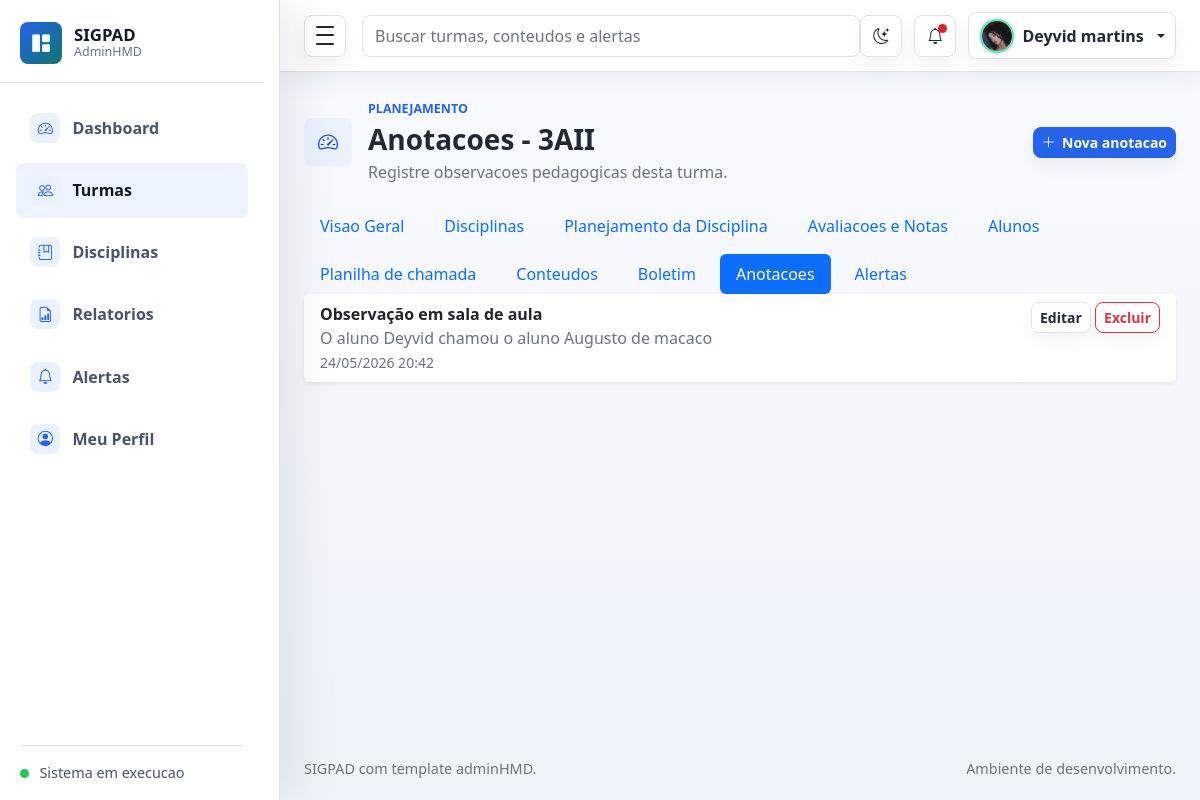
The app's page /turmas/3/anotacoes/ (signed in) with its own data.
### planejamento/models.py (models this page shows, shortened)
class PerfilUsuario(models.Model):
    usuario = models.OneToOneField(User, verbose_name='usuario', on_delete=models.CASCADE)
    foto = models.ImageField('foto', upload_to='usuarios/fotos/', blank=True, null=True)
    created_at = models.DateTimeField('criado em', auto_now_add=True)
    class Meta:
        verbose_name = 'Perfil de usuario'
        verbose_name_plural = 'Perfis de usuarios'
        ordering = ['usuario__username']

class Turma(models.Model):
    TURNO_CHOICES = [
        ('MATUTINO', 'Matutino'),
        ('VESPERTINO', 'Vespertino'),
        ('NOTURNO', 'Noturno'),
        ('INTEGRAL', 'Integral'),
    ]
    professor = models.ForeignKey(User, verbose_name='professor', on_delete=models.CASCADE)
    nome = models.CharField('nome', max_length=100)
    ano_letivo = models.PositiveIntegerField('ano letivo')
    turno = models.CharField('turno', max_length=20, choices=TURNO_CHOICES)
    descricao = models.TextField('descricao', blank=True, null=True)
    created_at = models.DateTimeField('criado em', auto_now_add=True)
    class Meta:
        verbose_name = 'Turma'
        verbose_name_plural = 'Turmas'
        ordering = ['-ano_letivo', 'nome']

class AnotacaoTurma(models.Model):
    turma = models.ForeignKey(Turma, verbose_name='turma', on_delete=models.CASCADE, related_name='anotacoes')
    professor = models.ForeignKey(User, verbose_name='professor', on_delete=models.CASCADE)
    titulo = models.CharField('titulo', max_length=160)
    descricao = models.TextField('descricao')
    created_at = models.DateTimeField('criado em', auto_now_add=True)
    class Meta:
        verbose_name = 'Anotacao da turma'
        verbose_name_plural = 'Anotacoes da turma'
        ordering = ['-created_at', 'titulo']

### planejamento/views.py (the view)
# urls.py: path('turmas/<int:turma_id>/anotacoes/', views.turma_anotacao_lista, name='turma_anotacao_lista'),
@login_required
def turma_anotacao_lista(request, turma_id):
    turma = get_object_or_404(Turma.objects.filter(professor=request.user), id=turma_id)
    anotacoes = AnotacaoTurma.objects.filter(professor=request.user, turma=turma)
    return render(request, 'anotacoes/lista.html', {'anotacoes': anotacoes, 'turma': turma})

### planejamento/context_processors.py (called while the page is built)
def perfil_usuario_logado(request):
    if not request.user.is_authenticated:
        return {'perfil_usuario_logado': None}
    perfil, _ = PerfilUsuario.objects.get_or_create(usuario=request.user)
    alertas = Alerta.objects.filter(usuario=request.user, lido=False)
    return {
        'perfil_usuario_logado': perfil,
        'alertas_nao_lidos_navbar': alertas.count(),
        'alertas_navbar': alertas_gerais_usuario(request.user),
    }

### planejamento/models.py (called while the page is built)
    def get_badge_class(self):
        classes = {
            'INICIO': 'text-bg-primary',
            'ATRASO': 'text-bg-danger',
            'SISTEMA': 'text-bg-warning',
        }
        if self.lido:
            return 'text-bg-secondary'
        return classes.get(self.tipo, 'text-bg-secondary')

    def get_icon_class(self):
        icons = {
            'INICIO': 'bi bi-play-circle',
            'ATRASO': 'bi bi-exclamation-triangle',
            'SISTEMA': 'bi bi-info-circle',
        }
        return icons.get(self.tipo, 'bi bi-bell')

### planejamento/utils.py (called while the page is built)
def _titulo_alerta_geral(turma_nome, tipo):
    titulos = {
        'ATRASO': f'Turma {turma_nome} possui atividade atrasada.',
        'INICIO': f'Turma {turma_nome} possui atividade iniciando em breve.',
        'SISTEMA': f'Turma {turma_nome} possui alerta pendente.',
    }
    return titulos.get(tipo, f'Turma {turma_nome} possui alerta.')

### templates/anotacoes/lista.html (shortened to what this page needs)
{% extends 'base.html' %}
{% block page_title %}Anotacoes - {{ turma.nome }}{% endblock %}
{% block page_subtitle %}Registre observacoes pedagogicas desta turma.{% endblock %}
{% block heading_actions %}
<a href="{% url 'turma_anotacao_criar' turma.id %}" class="btn btn-primary btn-sm"><i class="bi bi-plus-lg" aria-hidden="true"></i> Nova anotacao</a>
{% endblock %}
{% block turma_subnav %}
{% include 'turmas/_submenu.html' %}
{% endblock %}
{% block content %}
<div class="card border-0 shadow-sm">
    <div class="list-group list-group-flush">
        {% for anotacao in anotacoes %}
            <div class="list-group-item">
                <div class="d-flex justify-content-between gap-3">
                    <div>
                        <strong>{{ anotacao.titulo }}</strong>
                        <p class="text-muted mb-0">{{ anotacao.descricao }}</p>
                        <small class="text-muted">{{ anotacao.created_at|date:'d/m/Y H:i' }}</small>
                    </div>
                    <div class="text-end">
                        <a class="btn btn-sm btn-outline-secondary" href="{% url 'turma_anotacao_editar' turma.id anotacao.id %}">Editar</a>
                        <a class="btn btn-sm btn-outline-danger" href="{% url 'turma_anotacao_deletar' turma.id anotacao.id %}">Excluir</a>
                    </div>
                </div>
            </div>
        {% empty %}
            <div class="list-group-item text-center text-muted py-4">Nenhuma anotacao cadastrada.</div>
        {% endfor %}
    </div>
</div>
{% endblock %}

### templates/base.html (shortened to what this page needs)
{% load static %}
<!doctype html>
<html lang="pt-br">
<head>
    <link rel="stylesheet" href="{% static 'assets/css/bootstrap.min.css' %}">
    <link rel="stylesheet" href="{% static 'assets/vendors/bootstrap-icons/bootstrap-icons.css' %}">
    <link rel="stylesheet" href="{% static 'assets/css/style.css' %}">
</head>
<body>
    <div class="admin-shell">
        <aside class="admin-sidebar" id="adminSidebar" aria-label="Navegacao principal">
            <div class="sidebar-header">
                <a class="brand-mark" href="{% url 'dashboard' %}" aria-label="SIGPAD dashboard">
                    <span class="brand-icon"><i class="bi bi-grid-1x2-fill" aria-hidden="true"></i></span>
                    <span class="brand-copy">
                        <span class="brand-title">SIGPAD</span>
                        <span class="brand-subtitle">AdminHMD</span>
                    </span>
                </a>
            </div>
            <nav class="sidebar-nav">
                <a class="nav-link {% if request.resolver_match.url_name == 'dashboard' %}active{% endif %}" href="{% url 'dashboard' %}" {% if request.resolver_match.url_name == 'dashboard' %}aria-current="page"{% endif %}>
                    <span class="nav-icon"><i class="bi bi-speedometer2" aria-hidden="true"></i></span>
                    <span class="nav-text">Dashboard</span>
                </a>
                <a class="nav-link {% if 'turma' in request.resolver_match.url_name %}active{% endif %}" href="{% url 'turma_lista' %}">
                    <span class="nav-icon"><i class="bi bi-people" aria-hidden="true"></i></span>
                    <span class="nav-text">Turmas</span>
                </a>
                <a class="nav-link {% if 'disciplina' in request.resolver_match.url_name %}active{% endif %}" href="{% url 'disciplina_lista' %}">
                    <span class="nav-icon"><i class="bi bi-journal-bookmark" aria-hidden="true"></i></span>
                    <span class="nav-text">Disciplinas</span>
                </a>
                <a class="nav-link {% if 'relatorio' in request.resolver_match.url_name or 'exportar' in request.resolver_match.url_name %}active{% endif %}" href="{% url 'relatorio_lista' %}">
                    <span class="nav-icon"><i class="bi bi-file-earmark-bar-graph" aria-hidden="true"></i></span>
                    <span class="nav-text">Relatorios</span>
                </a>
                <a class="nav-link {% if 'alerta' in request.resolver_match.url_name %}active{% endif %}" href="{% url 'alerta_lista' %}">
                    <span class="nav-icon"><i class="bi bi-bell" aria-hidden="true"></i></span>
                    <span class="nav-text">Alertas</span>
                </a>
                <a class="nav-link " href="{% url 'perfil_usuario' %}">
                    <span class="nav-icon"><i class="bi bi-person-circle" aria-hidden="true"></i></span>
                    <span class="nav-text">Meu Perfil</span>
                </a>
            </nav>
            <div class="sidebar-footer">
                <span class="status-dot"></span>
                <span class="sidebar-footer-text">Sistema em execucao</span>
            </div>
        </aside>
        <div class="admin-main">
            <nav class="navbar admin-navbar navbar-expand bg-white">
                <div class="container-fluid px-3 px-lg-4">
                    <button class="sidebar-toggle" type="button" data-sidebar-toggle aria-controls="adminSidebar" aria-expanded="true" aria-label="Alternar menu">
                        <span></span>
                        <span></span>
                        <span></span>
                    </button>
                    <form class="d-none d-md-flex ms-3 flex-grow-1" role="search">
                        <input class="form-control search-input" type="search" placeholder="Buscar turmas, conteudos e alertas" aria-label="Buscar">
                    </form>
                    <div class="navbar-actions ms-auto">
                        <button class="icon-button theme-toggle" type="button" data-theme-toggle aria-label="Alternar tema" title="Alternar tema">
                            <i class="bi bi-moon-stars" data-theme-icon aria-hidden="true"></i>
                        </button>
                        <div class="dropdown">
                            <button class="icon-button" type="button" data-bs-toggle="dropdown" aria-expanded="false" aria-label="Notificacoes">
                                {% if alertas_nao_lidos_navbar %}
                                    <span class="notification-dot"></span>
                                {% endif %}
                                <i class="bi bi-bell" aria-hidden="true"></i>
                            </button>
                        </div>
                        <div class="dropdown">
                            <button class="profile-button dropdown-toggle" type="button" data-bs-toggle="dropdown" aria-expanded="false">
                                {% if request.user.is_authenticated and perfil_usuario_logado.foto %}
                                    <img class="avatar-img avatar-sm rounded-circle" src="{{ perfil_usuario_logado.foto.url }}" alt="Foto do usuario">
                                {% else %}
                                    <img class="avatar-img avatar-sm rounded-circle" src="{% static 'assets/images/avatar/avatar.jpg' %}" alt="Foto padrao">
                                {% endif %}
                                <span class="profile-name d-none d-sm-inline">{% if request.user.is_authenticated %}{{ request.user.get_full_name|default:request.user.username }}{% else %}Entrar{% endif %}</span>
                            </button>
                        </div>
                    </div>
                </div>
            </nav>
            <main class="dashboard-content">
                <div class="container-fluid px-3 px-lg-4 py-4">
                    <div class="page-heading">
                        <div class="page-heading-copy">
                            <span class="page-icon">{% block page_icon %}<i class="bi bi-speedometer2" aria-hidden="true"></i>{% endblock %}</span>
                            <div>
                                <p class="eyebrow mb-1">{% block page_eyebrow %}Planejamento{% endblock %}</p>
                                <h1 class="h3 mb-1">{% block page_title %}Dashboard{% endblock %}</h1>
                                <p class="text-muted mb-0">{% block page_subtitle %}Acompanhe disciplinas, conteudos e progresso do PCC em um unico painel.{% endblock %}</p>
                            </div>
                        </div>
                        <div class="heading-actions">{% block heading_actions %}{% endblock %}</div>
                    </div>
                    {% block turma_subnav %}{% endblock %}
                    {% block content %}{% endblock %}
                </div>
            </main>
            <footer class="admin-footer">
                <div class="container-fluid px-3 px-lg-4">
                    <span>SIGPAD com template adminHMD.</span>
                    <span>Ambiente de desenvolvimento.</span>
                </div>
            </footer>
        </div>
    </div>
</body>
</html>

### records on screen
PerfilUsuario: foto (picture)
Turma: nome "3AII"
AnotacaoTurma: titulo "Observação em sala de aula", descricao "O aluno Deyvid chamou o aluno Augusto de macaco", created_at "24/05/2026 20:42"

### other values on screen
{{ request.user.get_full_name|default:request.user.username }} "Deyvid martins"
